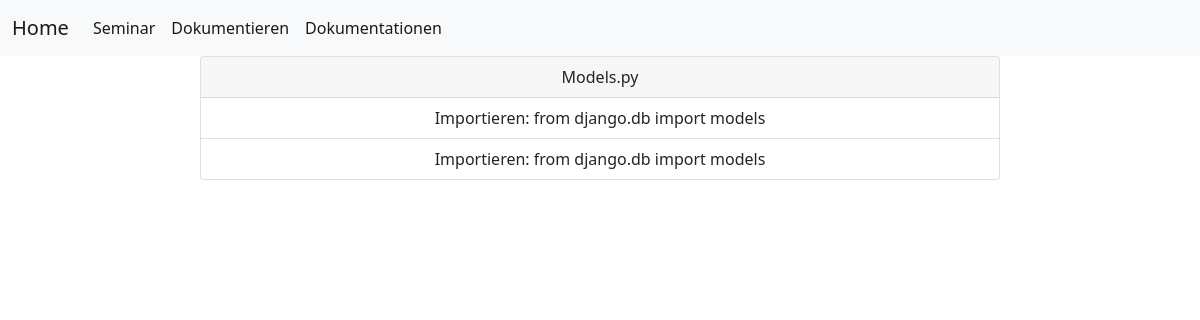
/models-doks, run on an earlier commit of the app's database.
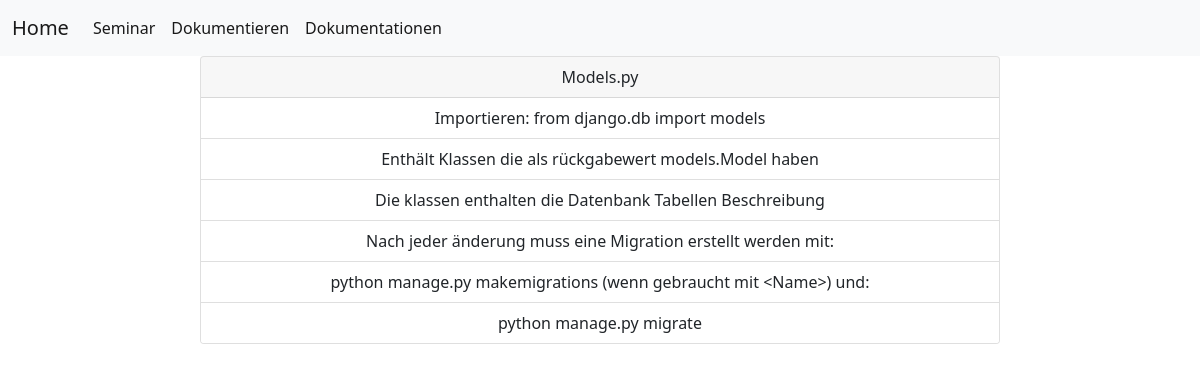
And on a later commit of the database.
### prog1/models.py (models this page shows)
class ModelsModel(models.Model):
    modelsDok = models.CharField(max_length = 500, null=True, blank=True)

### prog1/views.py (the view)
# urls.py: path('models-doks', views.modelsdoks, name='models-doks'),
def modelsdoks(request):
    models = ModelsModel.objects.all()
    context = {"modelsform": models}
    return render(request, "prog1/dokumente/modelss.html", context)

### prog1/templates/prog1/dokumente/modelss.html
{% extends "index.html" %}
{% block content %}
<center>
    <div class="card" style="width: 50rem;">
      <div class="card-header">
        Models.py
      </div>
      <ul class="list-group list-group-flush">
          {% for dok in modelsform %}
            <li class="list-group-item">{{ dok.modelsDok }}</li>
          {% endfor %}
      </ul>
    </div>
</center>
{% endblock %}

What changed in the data, as far as the page shows it:
changed ModelsModel: modelsDok "Importieren: from django.db import models" → "Enthält Klassen die als rückgabewert models.Model haben"
added ModelsModel: modelsDok "Die klassen enthalten die Datenbank Tabellen Beschreibung"
added ModelsModel: modelsDok "Nach jeder änderung muss eine Migration erstellt werden mit:"
added ModelsModel: modelsDok "python manage.py makemigrations (wenn gebraucht mit <Name>) und:"
added ModelsModel: modelsDok "python manage.py migrate"
